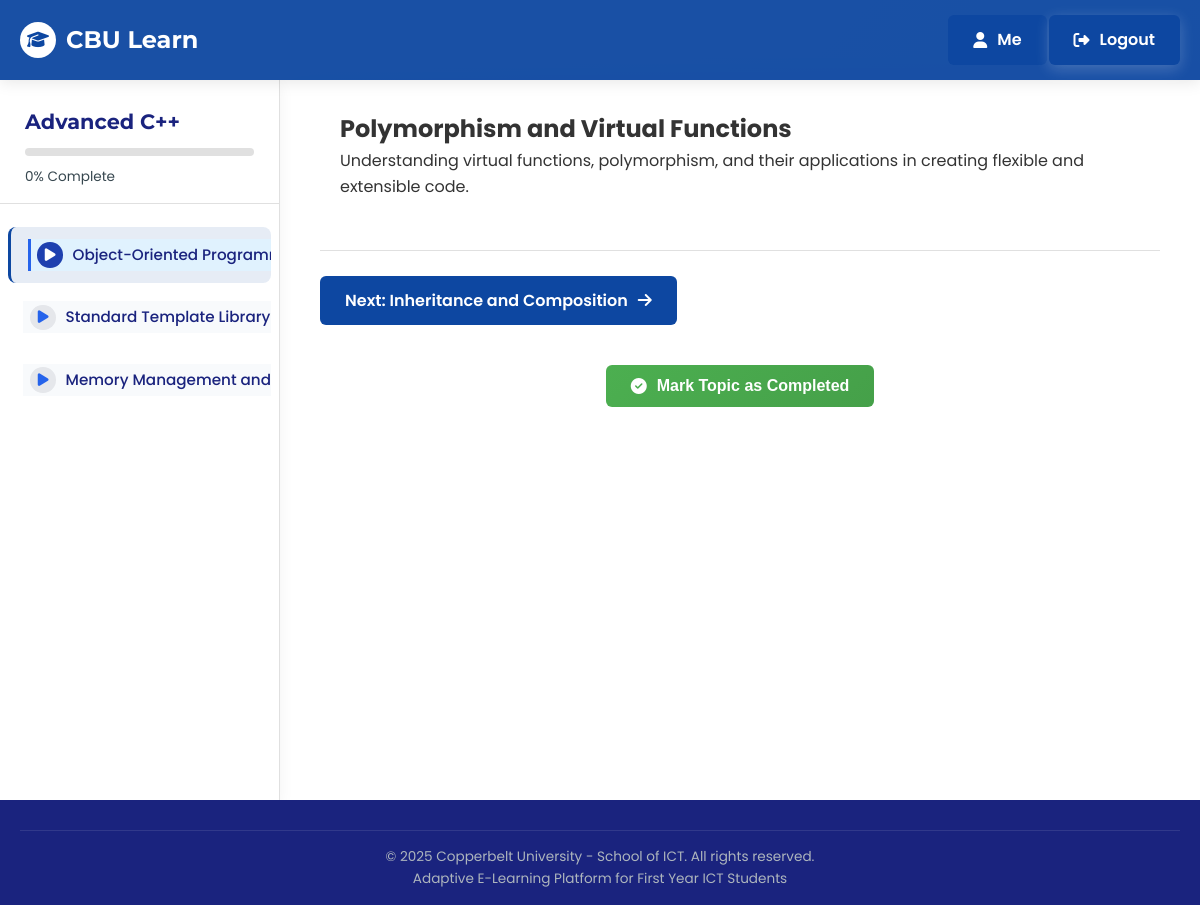
Screenshot of /learning/?generated_course_id=17&topic_id=1 (signed in) with the database file from the repository.
### content/models.py (models this page shows, shortened)
class GeneratedCourse(models.Model):
    DIFFICULTY_LEVELS = [
        ('beginner', 'Beginner'),
        ('moderate', 'Moderate'),
        ('advanced', 'Advanced'),
    ]
    user = models.ForeignKey(User, on_delete=models.CASCADE)
    title = models.CharField(max_length=200)
    description = models.TextField()
    category = models.CharField(max_length=100)
    difficulty = models.CharField(max_length=10, choices=DIFFICULTY_LEVELS)
    include_video = models.BooleanField(default=False)
    chapters_count = models.IntegerField()
    generated_content = models.JSONField()  # Stores the AI-generated content
    created_at = models.DateTimeField(auto_now_add=True)

class GeneratedChapter(models.Model):
    course = models.ForeignKey(GeneratedCourse, on_delete=models.CASCADE, related_name='chapters')
    title = models.CharField(max_length=200)
    duration = models.CharField(max_length=50)
    image_prompt = models.TextField()
    order = models.IntegerField(default=0)
    class Meta:
        ordering = ['order']

class GeneratedTopic(models.Model):
    chapter = models.ForeignKey(GeneratedChapter, on_delete=models.CASCADE, related_name='topics')
    title = models.CharField(max_length=200)
    content = models.TextField(default='')
    description = models.TextField(blank=True) # New field for the brief description
    order = models.IntegerField(default=0)
    class Meta:
        ordering = ['order']

### content/views.py (the view, shortened to what this page needs)
# urls.py: path('learning/', views.learning_view, name='learning_default'),
@login_required
def learning_view(request, lesson_id=None):
    student = request.user
    generated_course_id = request.GET.get('generated_course_id')
    generated_topic_id = request.GET.get('topic_id')
    if generated_course_id and generated_topic_id:
        try:
            course = get_object_or_404(GeneratedCourse, id=generated_course_id, user=student)
            topic = get_object_or_404(GeneratedTopic, id=generated_topic_id, chapter__course=course)
            progress, created = GeneratedCourseProgress.objects.get_or_create(
                student=student,
                course=course,
                defaults={'last_accessed_topic': topic}
            )
            if not created:
                progress.last_accessed_topic = topic
                progress.last_accessed_at = timezone.now()
                progress.save()
            total_topics = GeneratedTopic.objects.filter(chapter__course=course).count()
            completed_topics_count = GeneratedTopicCompletion.objects.filter(
                student=student,
                topic__chapter__course=course
            ).count()
            progress_percentage = int((completed_topics_count / total_topics) * 100) if total_topics > 0 else 0
            all_topics = GeneratedTopic.objects.filter(chapter__course=course).order_by('chapter__order', 'order')
            topic_list = list(all_topics)
            current_index = topic_list.index(topic) if topic in topic_list else -1
            previous_topic = topic_list[current_index - 1] if current_index > 0 else None
            next_topic = topic_list[current_index + 1] if current_index < len(topic_list) - 1 else None
            quiz_questions = []
            return render(request, 'learning.html', {
                'course': course,
                'module': topic.chapter,
                'lesson': topic,
                'progress_percentage': progress_percentage,
                'previous_lesson': previous_topic,
                'next_lesson': next_topic,
                'is_generated': True,
                'quiz_questions': quiz_questions,
            })
        except GeneratedCourse.DoesNotExist:
            raise Http404("Generated course not found")
        except GeneratedTopic.DoesNotExist:
            raise Http404("Generated topic not found")

### templates/learning.html (shortened to what this page needs)
{% load markdown_deux_tags %}
<!DOCTYPE html>
<html lang="en">
<head>
    <link rel="stylesheet" href="https://cdnjs.cloudflare.com/ajax/libs/font-awesome/6.4.0/css/all.min.css">
</head>
<body>
    <header>
        <div class="container">
            <nav>
                <div class="logo-container">
                    <a href="#" class="logo">
                        <div class="logo-icon">
                            <i class="fas fa-graduation-cap"></i>
                        </div>
                        <span class="logo-text">CBU Learn</span>
                    </a>
                </div>
                <div class="nav-buttons">
                    <a href="{% url 'dashboard' %}" class="nav-btn login-btn">
                        <i class="fas fa-user"></i> Me
                    </a>
                    <a href="{% url 'logout' %}" class="nav-btn register-btn">
                        <i class="fas fa-sign-out-alt"></i> Logout
                    </a>
                </div>
            </nav>
        </div>
    </header>
    <div class="learning-container">
        <aside class="sidebar" id="sidebar">
            <div class="sidebar-header">
                <h2 class="course-title">{{ course.title }}</h2>
                <div class="progress-bar">
                </div>
                <div class="progress-text">{{ progress_percentage }}% Complete</div>
            </div>
            <ul class="module-list">
                {% if is_generated %}
                    {% for chapter in course.chapters.all %}
                        <li class="module-item {% if chapter == module %}active{% endif %}">
                            {% if chapter.topics.first %}
                                <a href="{% url 'learning_default' %}?generated_course_id={{ course.id }}&topic_id={{ chapter.topics.first.id }}" class="module-link">
                                    <div class="module-icon">
                                        <i class="fas fa-play"></i>
                                    </div>
                                    <span class="module-title">{{ chapter.title }}</span>
                                </a>
                            {% endif %}
                        </li>
                    {% endfor %}
                {% endif %}
            </ul>
        </aside>
        <main class="content-area">
<div class="lesson-content">
    <h2>{{ lesson.title }}</h2>
   {% if is_generated %}
    <div class="generated-content">{{ lesson.content|markdown }}</div>
{% else %}
    {{ lesson.content|safe }}
{% endif %}
</div>
            <div class="content-footer">
    {% if next_lesson %}
        {% if is_generated %}
            <a href="{% url 'learning_default' %}?generated_course_id={{ course.id }}&topic_id={{ next_lesson.id }}" class="nav-btn">
                Next: {{ next_lesson.title }} <i class="fas fa-arrow-right"></i>
            </a>
        {% else %}
            <a href="{% url 'learning' lesson_id=next_lesson.id %}" class="nav-btn">
                Next: {{ next_lesson.title }} <i class="fas fa-arrow-right"></i>
            </a>
        {% endif %}
    {% endif %}
</div>
           <div class="completion-section" style="margin: 40px 0; text-align: center;">
    {% if is_generated %}
        <form method="post" action="{% url 'complete_generated_topic' topic_id=lesson.id %}" onsubmit="return validateQuiz(event);">
            <button type="submit" class="nav-btn complete-btn" style="background: linear-gradient(135deg, #4caf50, #45a049);">
                <i class="fas fa-check-circle"></i> Mark Topic as Completed
            </button>
        </form>
    {% endif %}
</div>
        </main>
    </div>
    <footer>
        <div class="container">
            <div class="copyright">
                <p>&copy; 2025 Copperbelt University - School of ICT. All rights reserved.</p>
                <p>Adaptive E-Learning Platform for First Year ICT Students</p>
            </div>
        </div>
    </footer>
</body>
</html>

### rows the page displays
GeneratedCourse: title "Advanced C++"
GeneratedChapter: title "Object-Oriented…"
GeneratedChapter: title "Standard Template Library…"
GeneratedChapter: title "Memory Management and…"
GeneratedTopic: title "Polymorphism and Virtual Functions", content "Understanding virtual functions, polymorphism, and their applications in creating flexible and extensible code."
GeneratedTopic: title "Inheritance and Composition"

### other values shown
{{ progress_percentage }} "0"
